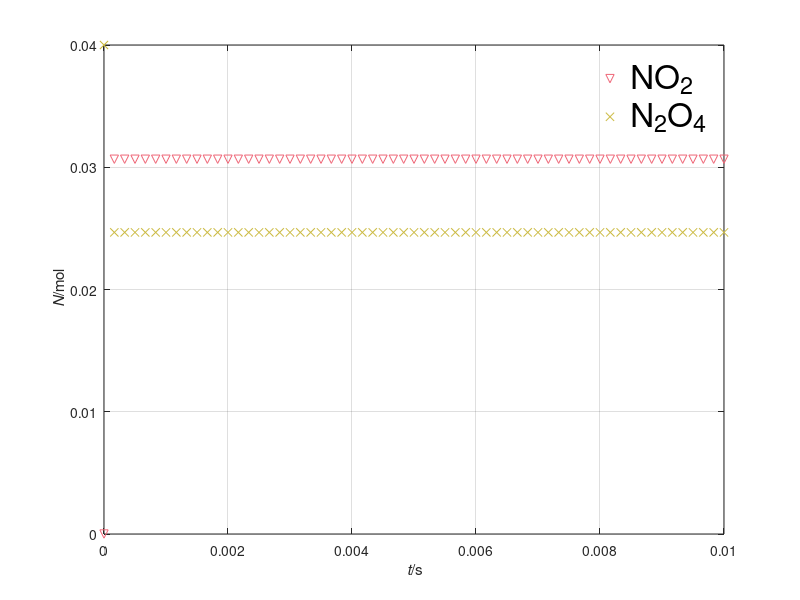

The MATLAB source for this figure:
%%% Time integration of dimerization-dissociation reaction
%% Coordinates (t)

%% Constants
V = 0.001;   % m^3: volume
C1 = 4.2e5;  % m^3/(mol*s): factor  2NO2 -> N2O4
C2 = 1.6e7;  % 1/s: factor  N2O4 -> 2NO2

%% Initial conditions
t = 0;          % s: time
N_NO2 = 0.00;   % mol: amount NO2
N_N2O4 = 0.04;  % mol: amount N2O4

%% Boundary conditions
J_NO2 = 0;   % mol/s: influx of NO2
J_N2O4 = 0;  % mol/s: influx of N2O4

%% Time-iteration parameters
%% uncomment these for longer time integration
t1 = 0.01;  % s: final time
dt = 1e-8;  % s: time step
%% uncomment these for shorter time integration
% t1 = 2e-7;   % s: final time
% dt = 1e-10;  % s: time step %@

%% Plotting
dtplot = t1/60;  % time interval between plots
tplot = dtplot;   % time for next plot
figure; plot(t, N_NO2, 'v', 'color', '#EE6677')
hold on; plot(t, N_N2O4, 'x', 'color', '#CCBB44')
legend('NO_2', 'N_2O_4')
legend('fontsize', 24, 'box', 'off', 'autoupdate', 'off')
xlabel('{\it t}/s'); ylabel('{\it N}/mol')
axis('tight'); xlim([0, t1]); grid on %@

%% Numerical time integration
while t < t1
  %% constitutive relations: rates of conversion
  xidot1 = C1 * (N_NO2)^2 / V;
  xidot2 = C2 * N_N2O4;
  %% constitutive relations: rates of formation (supplies)
  R_NO2 = -2 * xidot1 + 2 * xidot2;
  R_N2O4 = xidot1 - xidot2;

  %% step forward in time with balance laws
  t = t + dt;
  N_NO2 = N_NO2 + (J_NO2 + R_NO2) * dt;
  N_N2O4 = N_N2O4 + (J_N2O4 + R_N2O4) * dt; %@

  %% plot
  if t > tplot
    plot(t, N_NO2, 'v', 'color', '#EE6677')
    plot(t, N_N2O4, 'x', 'color', '#CCBB44')
    pause(0)
    tplot = tplot + dtplot;
  end %@
end
